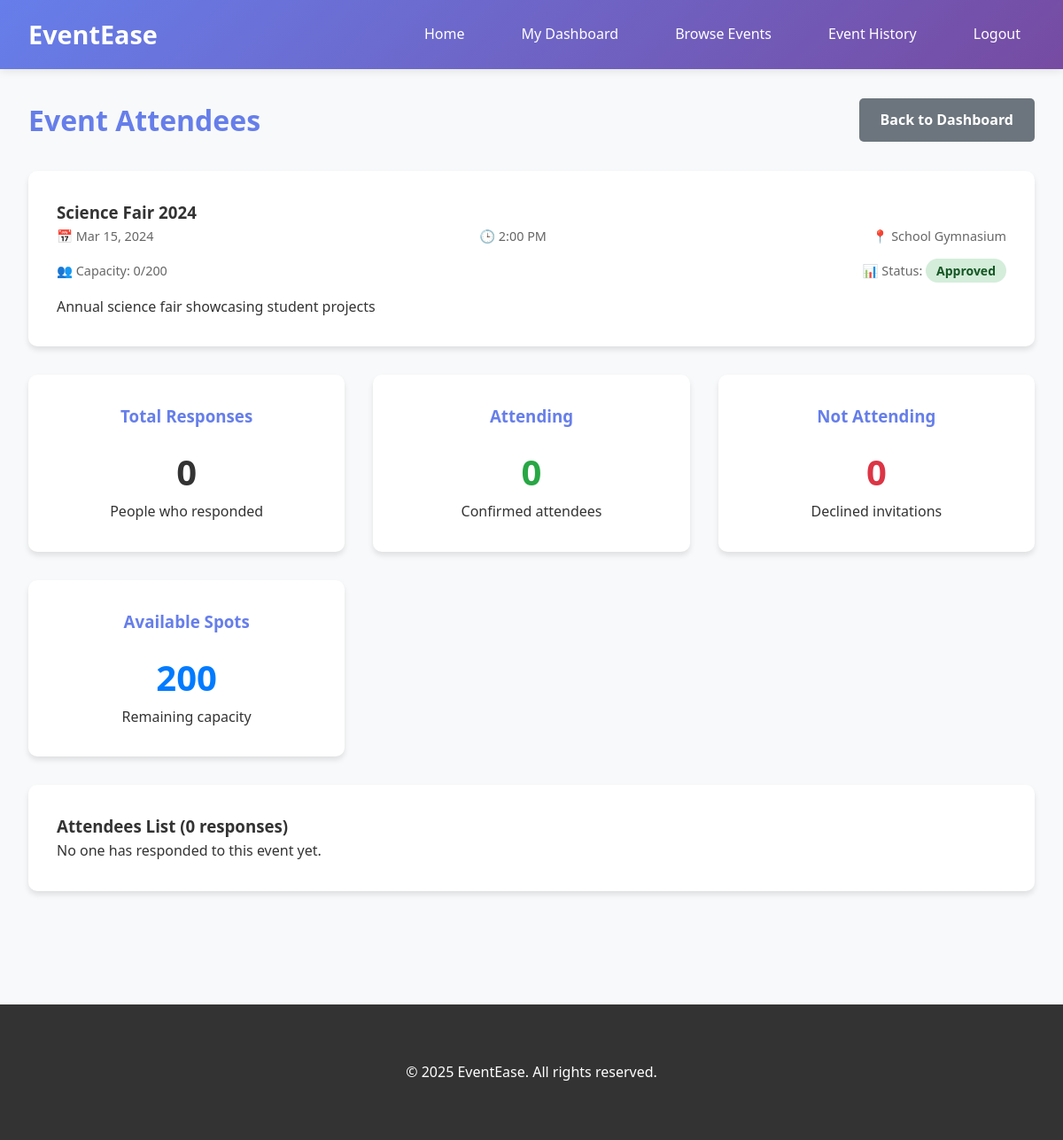
Page /user/view_attendees.php?event_id=1 (signed in) on the committed database.
### tables this page shows
CREATE TABLE events (
    id INT PRIMARY KEY AUTO_INCREMENT,
    title VARCHAR(200) NOT NULL,
    description TEXT,
    event_date DATE NOT NULL,
    event_time TIME NOT NULL,
    location VARCHAR(200),
    max_capacity INT,
    current_capacity INT DEFAULT 0,
    status ENUM('pending', 'approved', 'declined') DEFAULT 'pending',
    created_by INT NOT NULL,
    approved_by INT NULL,
    created_at TIMESTAMP DEFAULT CURRENT_TIMESTAMP,
    updated_at TIMESTAMP DEFAULT CURRENT_TIMESTAMP ON UPDATE CURRENT_TIMESTAMP,
    FOREIGN KEY (created_by) REFERENCES users(id) ON DELETE CASCADE,
    FOREIGN KEY (approved_by) REFERENCES users(id) ON DELETE SET NULL
);

### config.php (called while the page is built, shortened)
<?php
function sanitize($data) {
    return htmlspecialchars(trim($data), ENT_QUOTES, 'UTF-8');
}
?>

### user/view_attendees.php (the view, shortened to what this page needs)
<?php
require_once '../config.php';
$pdo = getDBConnection();
$event_id = (int)($_GET['event_id'] ?? 0);
$stmt = $pdo->prepare("
    SELECT e.*, u.full_name as creator_name
    FROM events e
    JOIN users u ON e.created_by = u.id
    WHERE e.id = ? AND e.created_by = ?
");
$stmt->execute([$event_id, $_SESSION['user_id']]);
$event = $stmt->fetch();
$stmt = $pdo->prepare("
    SELECT r.*, u.full_name, u.email, u.role, u.department
    FROM rsvps r
    JOIN users u ON r.user_id = u.id
    WHERE r.event_id = ?
    ORDER BY r.created_at ASC
");
$stmt->execute([$event_id]);
$attendees = $stmt->fetchAll();
$total_attendees = count($attendees);
$attending_count = 0;
$not_attending_count = 0;
?>
<!DOCTYPE html>
<html lang="en">
<head>
    <link rel="stylesheet" href="../assets/css/style.css">
</head>
<body>
    <header class="header">
        <nav class="navbar">
            <div class="logo"><?php echo SITE_NAME; ?></div>
            <ul class="nav-links">
                <li><a href="../index.php">Home</a></li>
                <li><a href="dashboard.php">My Dashboard</a></li>
                <li><a href="rsvp.php">Browse Events</a></li>
                <li><a href="event_history.php">Event History</a></li>
                <li><a href="../logout.php">Logout</a></li>
            </ul>
        </nav>
    </header>
    <main>
        <div class="container">
            <div style="display: flex; justify-content: space-between; align-items: center; margin-bottom: 2rem;">
                <h1 style="color: #667eea;">Event Attendees</h1>
                <a href="dashboard.php" class="btn btn-secondary">Back to Dashboard</a>
            </div>
            <div class="card">
                <h3><?php echo sanitize($event['title']); ?></h3>
                <div class="event-meta">
                    <span>📅 <?php echo date('M j, Y', strtotime($event['event_date'])); ?></span>
                    <span>🕒 <?php echo date('g:i A', strtotime($event['event_time'])); ?></span>
                    <span>📍 <?php echo sanitize($event['location']); ?></span>
                </div>
                <div class="event-meta">
                    <span>👥 Capacity: <?php echo $event['current_capacity']; ?>/<?php echo $event['max_capacity']; ?></span>
                    <span>📊 Status: <span class="badge badge-<?php echo $event['status']; ?>"><?php echo ucfirst($event['status']); ?></span></span>
                </div>
                <p><?php echo sanitize($event['description']); ?></p>
            </div>
            <div class="dashboard-grid">
                <div class="dashboard-card">
                    <h3>Total Responses</h3>
                    <div class="number"><?php echo $total_attendees; ?></div>
                    <p>People who responded</p>
                </div>
                <div class="dashboard-card">
                    <h3>Attending</h3>
                    <div class="number" style="color: #28a745;"><?php echo $attending_count; ?></div>
                    <p>Confirmed attendees</p>
                </div>
                <div class="dashboard-card">
                    <h3>Not Attending</h3>
                    <div class="number" style="color: #dc3545;"><?php echo $not_attending_count; ?></div>
                    <p>Declined invitations</p>
                </div>
                <div class="dashboard-card">
                    <h3>Available Spots</h3>
                    <div class="number" style="color: #007bff;"><?php echo max(0, $event['max_capacity'] - $attending_count); ?></div>
                    <p>Remaining capacity</p>
                </div>
            </div>
            <div class="card">
                <h3>Attendees List (<?php echo $total_attendees; ?> responses)</h3>
                <?php if (empty($attendees)): ?>
                    <p>No one has responded to this event yet.</p>
                <?php endif; ?>
            </div>
        </div>
    </main>
    <footer class="footer">
        <div class="container">
            <p>&copy; <?php echo date('Y'); ?> <?php echo SITE_NAME; ?>. All rights reserved.</p>
        </div>
    </footer>
</body>
</html>

### assets/css/style.css (style rules this page uses)
* { margin: 0; padding: 0; box-sizing: border-box; }
body { font-family: 'Segoe UI', Tahoma, Geneva, Verdana, sans-serif; line-height: 1.6; color: #333; background-color: #f8f9fa; }
.header { background: linear-gradient(135deg, #667eea 0%, #764ba2 100%); color: white; padding: 1rem 0; box-shadow: 0 2px 10px rgba(0,0,0,0.1); }
.navbar { display: flex; justify-content: space-between; align-items: center; max-width: 1200px; margin: 0 auto; padding: 0 2rem; }
.logo { font-size: 1.8rem; font-weight: bold; }
.nav-links { display: flex; list-style: none; gap: 2rem; }
.nav-links a { color: white; text-decoration: none; padding: 0.5rem 1rem; border-radius: 5px; transition: background-color 0.3s; }
.container { max-width: 1200px; margin: 0 auto; padding: 2rem; }
.card { background: white; border-radius: 10px; box-shadow: 0 4px 6px rgba(0,0,0,0.1); padding: 2rem; margin-bottom: 2rem; }
.btn { display: inline-block; padding: 0.75rem 1.5rem; border: none; border-radius: 5px; font-size: 1rem; font-weight: 600; text-decoration: none; cursor: pointer; transition: all 0.3s; text-align: center; }
.btn-secondary { background: #6c757d; color: white; }
.badge { padding: 0.25rem 0.75rem; border-radius: 20px; font-size: 0.875rem; font-weight: 600; }
.badge-approved { background-color: #d4edda; color: #155724; }
.dashboard-grid { display: grid; grid-template-columns: repeat(auto-fit, minmax(300px, 1fr)); gap: 2rem; margin-bottom: 2rem; }
.dashboard-card { background: white; border-radius: 10px; padding: 2rem; box-shadow: 0 4px 6px rgba(0,0,0,0.1); text-align: center; }
.dashboard-card h3 { color: #667eea; margin-bottom: 1rem; }
.dashboard-card .number { font-size: 2.5rem; font-weight: bold; color: #333; }
.event-meta { display: flex; justify-content: space-between; margin-bottom: 1rem; font-size: 0.9rem; color: #666; }
.footer { background: #333; color: white; text-align: center; padding: 2rem; margin-top: 4rem; }

### rows in the picture
events: title "Science Fair 2024", event_date "Mar 15, 2024", event_time "2:00 PM", location "School Gymnasium", current_capacity "0", max_capacity "200", status "Approved", description "Annual science fair showcasing student projects", max(0,$event['max_capacity']-$attending_count) "200"

### other values in the picture
SITE_NAME "EventEase"
$total_attendees "0"
$attending_count "0"
$not_attending_count "0"
